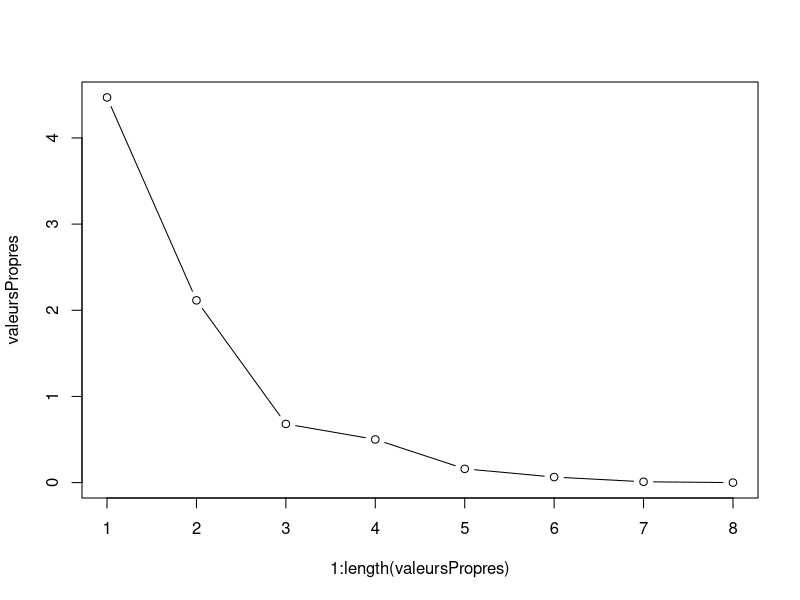

Recreate this plot in R. (Note: this script raises an error after producing the figure.)
## ---- chunk 1
x_matrix <- read.csv("petrole.csv", header = T, sep = ";", row.names = 1)
## ---- chunk 2
ncol(x_matrix)
## ---- chunk 3
nrow(x_matrix)
## ---- chunk 4
x_matrix[1:10,1:2]
## ---- chunk 5
summary(x_matrix[,1:2])
## ---- chunk 6
cov(x_matrix[,1:2])
## ---- chunk 7
var(x_matrix[,1:2]);
## ---- chunk 8
cor(x_matrix[,1:2])
## ---- chunk 9
centree_reduite <- scale(x_matrix, center = T, scale = T);
## ---- chunk 10
summary(centree_reduite[,1:2])
## ---- chunk 11
cov(centree_reduite[,1:2])
## ---- chunk 12
var(centree_reduite[,1:2]);
## ---- chunk 13
cor(centree_reduite[,1:2])
## ---- chunk 14
propres <- eigen(cor(centree_reduite));
valeursPropres <- propres$values;
vecteursPropres <- propres$vectors;
## ---- chunk 15
plot(1:length(valeursPropres), valeursPropres, type = "b");
## ---- chunk 16
data_acp <- centree_reduite %*% vecteursPropres;
composante_principale_1 <- data_acp[, 1];
composante_principale_2 <- data_acp[, 2];
totalInfo <- sum(valeursPropres, na.rm = FALSE);
qte <- (valeursPropres[1] + valeursPropres[2]) / totalInfo;
message("Quantité d'information avec deux composantes : ", toString(qte * 100),"%");
troisComposantes;
if (qte < 0.8) {
  composante_principale_3 <- data_acp[, 3]
  qte <- qte + valeursPropres[3];
  message("Ajout d'une troisième composante pour améliorer la quantité d'information : ", toString(qte))
  troisComposantes <- true;
} else {
  message("On ne séléctionne que les deux première composantes principales car elles contiennent à elles seules plus de 80% des informations");
  troisComposantes <- false;
}


## ---- chunk 17
cor1 <- cor(composante_principale_1,centree_reduite);
cor2 <- cor(composante_principale_2,centree_reduite);

# Corrélation 1 - 2
plot(cor1, cor2, xlim = c(-1, +1), ylim = c(-1, +1))
abline(h = 0, v = 0)
text(cor1, cor2, labels = colnames(x_matrix))

if(troisComposantes){
  cor3 <- cor(composante_principale_3, centree_reduite);
  # Corrélation 3 - 1
  plot(cor1, cor2, xlim = c(-1, +1), ylim = c(-1, +1))
  abline(h = 0, v = 0)
  text(cor1, cor2, labels = colnames(x_matrix))

  # Corrélation 3 - 2
  plot(cor1, cor2, xlim = c(-1, +1), ylim = c(-1, +1))
  abline(h = 0, v = 0)
  text(cor1, cor2, labels = colnames(x_matrix))
}

## ---- chunk 18
# Graphe 1 - 2
plot(data_acp[, 1], data_acp[, 2])
text(data_acp[, 1], data_acp[, 2], labels = rownames(data_acp))
abline(h = 0, v = 0)

if(troisComposantes){
  # Graphe 3 - 1
  plot(data_acp[, 1], data_acp[, 3])
  text(data_acp[, 1], data_acp[, 3], labels = rownames(data_acp))
  abline(h = 0, v = 0)

  # Graphe 3 - 2
  plot(data_acp[, 3], data_acp[, 2])
  text(data_acp[, 3], data_acp[, 2], labels = rownames(data_acp))
  abline(h = 0, v = 0)

}
